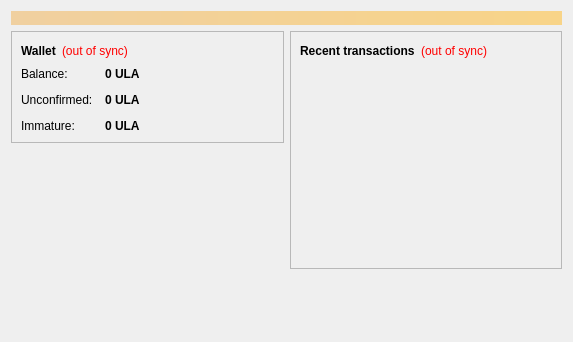
<?xml version="1.0" encoding="UTF-8"?>
<ui version="4.0">
 <class>OverviewPage</class>
 <widget class="QWidget" name="OverviewPage">
  <property name="geometry">
   <rect>
    <x>0</x>
    <y>0</y>
    <width>573</width>
    <height>342</height>
   </rect>
  </property>
  <property name="windowTitle">
   <string>Form</string>
  </property>
  <layout class="QVBoxLayout" name="topLayout">
   <item>
    <widget class="QLabel" name="labelAlerts">
     <property name="visible">
      <bool>false</bool>
     </property>
     <property name="styleSheet">
      <string notr="true">background-color: qlineargradient(x1: 0, y1: 0, x2: 1, y2: 0, stop:0 #F0D0A0, stop:1 #F8D488); color:#000000;</string>
     </property>
     <property name="wordWrap">
      <bool>true</bool>
     </property>
     <property name="margin">
      <number>3</number>
     </property>
    </widget>
   </item>
   <item>
    <layout class="QHBoxLayout" name="horizontalLayout" stretch="1,1">
     <item>
      <layout class="QVBoxLayout" name="verticalLayout_2">
       <item>
        <widget class="QFrame" name="frame">
         <property name="frameShape">
          <enum>QFrame::StyledPanel</enum>
         </property>
         <property name="frameShadow">
          <enum>QFrame::Raised</enum>
         </property>
         <layout class="QVBoxLayout" name="verticalLayout_4">
          <item>
           <layout class="QHBoxLayout" name="horizontalLayout_4">
            <item>
             <widget class="QLabel" name="label_5">
              <property name="font">
               <font>
                <weight>75</weight>
                <bold>true</bold>
               </font>
              </property>
              <property name="text">
               <string>Wallet</string>
              </property>
             </widget>
            </item>
            <item>
             <widget class="QLabel" name="labelWalletStatus">
              <property name="toolTip">
               <string>The displayed information may be out of date. Your wallet automatically synchronizes with the UlaTech network after a connection is established, but this process has not completed yet.</string>
              </property>
              <property name="styleSheet">
               <string notr="true">QLabel { color: red; }</string>
              </property>
              <property name="text">
               <string notr="true">(out of sync)</string>
              </property>
              <property name="alignment">
               <set>Qt::AlignLeading|Qt::AlignLeft|Qt::AlignVCenter</set>
              </property>
             </widget>
            </item>
            <item>
             <spacer name="horizontalSpacer_2">
              <property name="orientation">
               <enum>Qt::Horizontal</enum>
              </property>
              <property name="sizeHint" stdset="0">
               <size>
                <width>40</width>
                <height>20</height>
               </size>
              </property>
             </spacer>
            </item>
           </layout>
          </item>
          <item>
           <layout class="QFormLayout" name="formLayout_2">
            <property name="fieldGrowthPolicy">
             <enum>QFormLayout::AllNonFixedFieldsGrow</enum>
            </property>
            <property name="horizontalSpacing">
             <number>12</number>
            </property>
            <property name="verticalSpacing">
             <number>12</number>
            </property>
            <item row="0" column="0">
             <widget class="QLabel" name="label">
              <property name="text">
               <string>Balance:</string>
              </property>
             </widget>
            </item>
            <item row="0" column="1">
             <widget class="QLabel" name="labelBalance">
              <property name="font">
               <font>
                <weight>75</weight>
                <bold>true</bold>
               </font>
              </property>
              <property name="cursor">
               <cursorShape>IBeamCursor</cursorShape>
              </property>
              <property name="toolTip">
               <string>Your current balance</string>
              </property>
              <property name="text">
               <string notr="true">0 ULA</string>
              </property>
              <property name="textInteractionFlags">
               <set>Qt::LinksAccessibleByMouse|Qt::TextSelectableByKeyboard|Qt::TextSelectableByMouse</set>
              </property>
             </widget>
            </item>
            <item row="1" column="0">
             <widget class="QLabel" name="label_3">
              <property name="text">
               <string>Unconfirmed:</string>
              </property>
             </widget>
            </item>
            <item row="1" column="1">
             <widget class="QLabel" name="labelUnconfirmed">
              <property name="font">
               <font>
                <weight>75</weight>
                <bold>true</bold>
               </font>
              </property>
              <property name="cursor">
               <cursorShape>IBeamCursor</cursorShape>
              </property>
              <property name="toolTip">
               <string>Total of transactions that have yet to be confirmed, and do not yet count toward the current balance</string>
              </property>
              <property name="text">
               <string notr="true">0 ULA</string>
              </property>
              <property name="textInteractionFlags">
               <set>Qt::LinksAccessibleByMouse|Qt::TextSelectableByKeyboard|Qt::TextSelectableByMouse</set>
              </property>
             </widget>
            </item>
            <item row="2" column="0">
             <widget class="QLabel" name="labelImmatureText">
              <property name="text">
               <string>Immature:</string>
              </property>
             </widget>
            </item>
            <item row="2" column="1">
             <widget class="QLabel" name="labelImmature">
              <property name="font">
               <font>
                <weight>75</weight>
                <bold>true</bold>
               </font>
              </property>
              <property name="toolTip">
               <string>Mined balance that has not yet matured</string>
              </property>
              <property name="text">
               <string notr="true">0 ULA</string>
              </property>
              <property name="textInteractionFlags">
               <set>Qt::LinksAccessibleByMouse|Qt::TextSelectableByKeyboard|Qt::TextSelectableByMouse</set>
              </property>
             </widget>
            </item>
           </layout>
          </item>
         </layout>
        </widget>
       </item>
       <item>
        <spacer name="verticalSpacer">
         <property name="orientation">
          <enum>Qt::Vertical</enum>
         </property>
         <property name="sizeHint" stdset="0">
          <size>
           <width>20</width>
           <height>40</height>
          </size>
         </property>
        </spacer>
       </item>
      </layout>
     </item>
     <item>
      <layout class="QVBoxLayout" name="verticalLayout_3">
       <item>
        <widget class="QFrame" name="frame_2">
         <property name="frameShape">
          <enum>QFrame::StyledPanel</enum>
         </property>
         <property name="frameShadow">
          <enum>QFrame::Raised</enum>
         </property>
         <layout class="QVBoxLayout" name="verticalLayout">
          <item>
           <layout class="QHBoxLayout" name="horizontalLayout_2">
            <item>
             <widget class="QLabel" name="label_4">
              <property name="text">
               <string>&lt;b&gt;Recent transactions&lt;/b&gt;</string>
              </property>
             </widget>
            </item>
            <item>
             <widget class="QLabel" name="labelTransactionsStatus">
              <property name="toolTip">
               <string>The displayed information may be out of date. Your wallet automatically synchronizes with the UlaTech network after a connection is established, but this process has not completed yet.</string>
              </property>
              <property name="styleSheet">
               <string notr="true">QLabel { color: red; }</string>
              </property>
              <property name="text">
               <string notr="true">(out of sync)</string>
              </property>
              <property name="alignment">
               <set>Qt::AlignRight|Qt::AlignTrailing|Qt::AlignVCenter</set>
              </property>
             </widget>
            </item>
            <item>
             <spacer name="horizontalSpacer">
              <property name="orientation">
               <enum>Qt::Horizontal</enum>
              </property>
              <property name="sizeHint" stdset="0">
               <size>
                <width>40</width>
                <height>20</height>
               </size>
              </property>
             </spacer>
            </item>
           </layout>
          </item>
          <item>
           <widget class="QListView" name="listTransactions">
            <property name="styleSheet">
             <string notr="true">QListView { background: transparent; }</string>
            </property>
            <property name="frameShape">
             <enum>QFrame::NoFrame</enum>
            </property>
            <property name="verticalScrollBarPolicy">
             <enum>Qt::ScrollBarAlwaysOff</enum>
            </property>
            <property name="horizontalScrollBarPolicy">
             <enum>Qt::ScrollBarAlwaysOff</enum>
            </property>
            <property name="selectionMode">
             <enum>QAbstractItemView::NoSelection</enum>
            </property>
           </widget>
          </item>
         </layout>
        </widget>
       </item>
       <item>
        <spacer name="verticalSpacer_2">
         <property name="orientation">
          <enum>Qt::Vertical</enum>
         </property>
         <property name="sizeHint" stdset="0">
          <size>
           <width>20</width>
           <height>40</height>
          </size>
         </property>
        </spacer>
       </item>
      </layout>
     </item>
    </layout>
   </item>
  </layout>
 </widget>
 <resources/>
 <connections/>
</ui>
